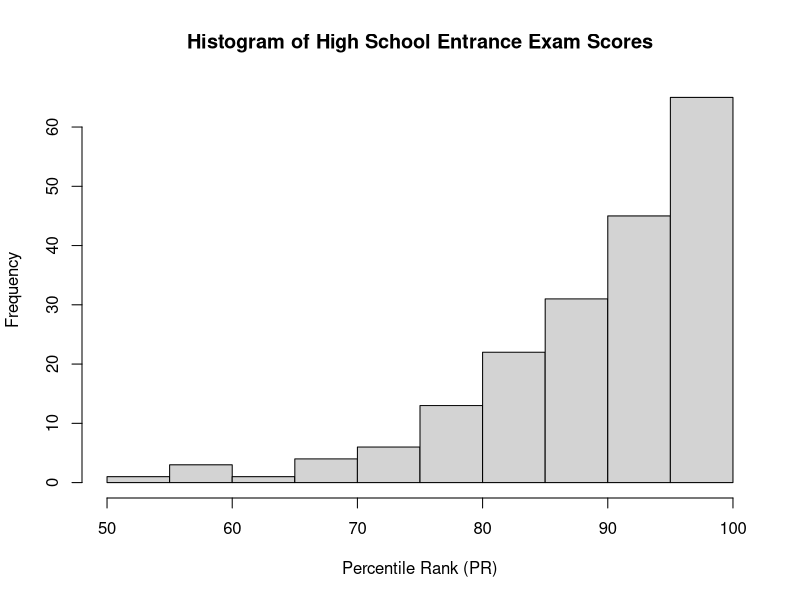
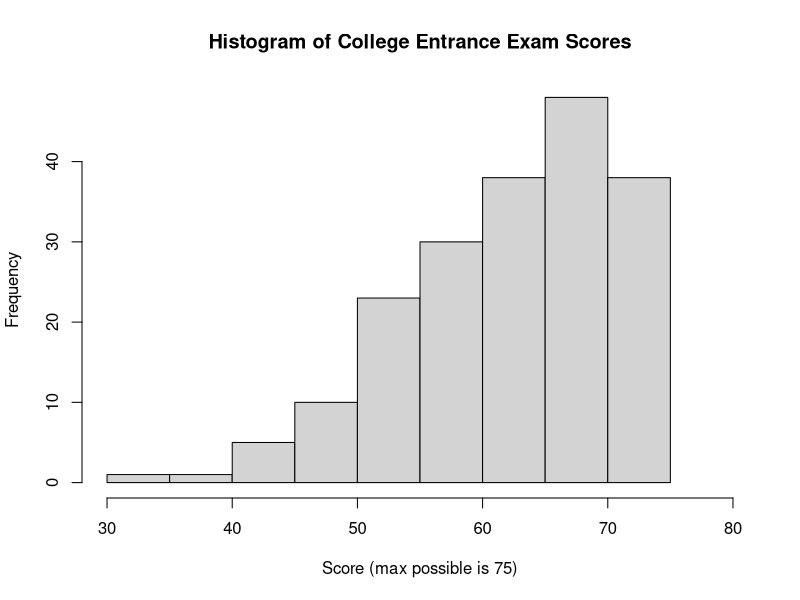
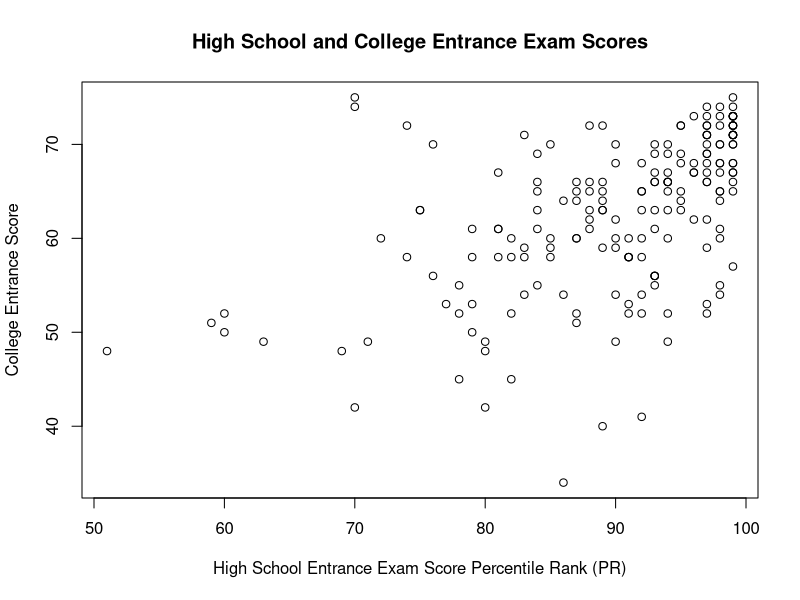
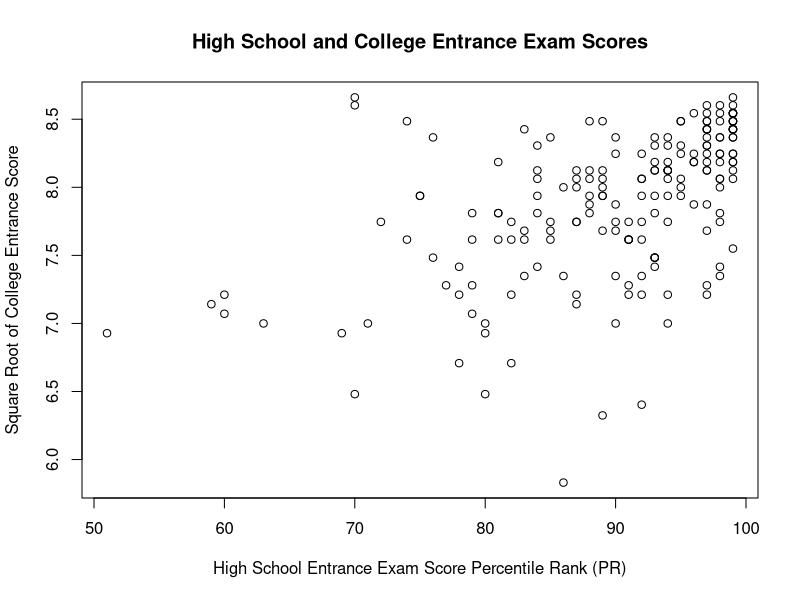
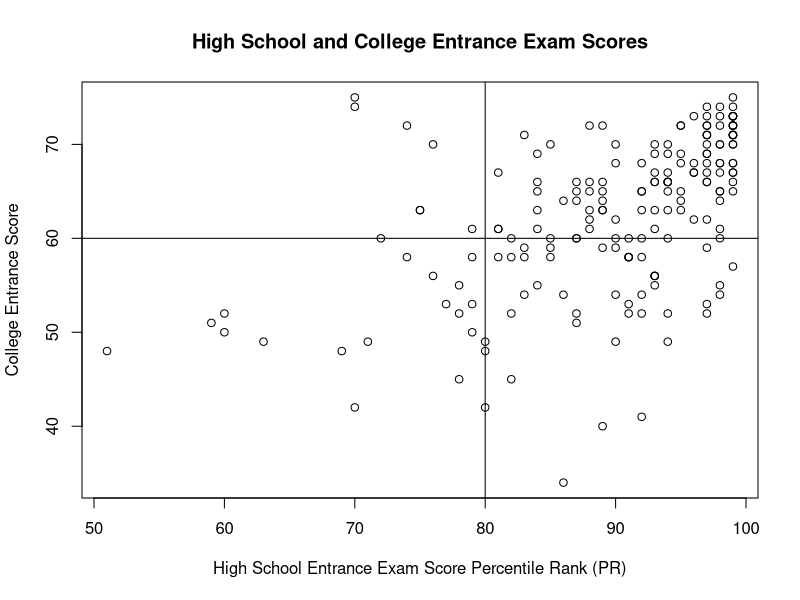
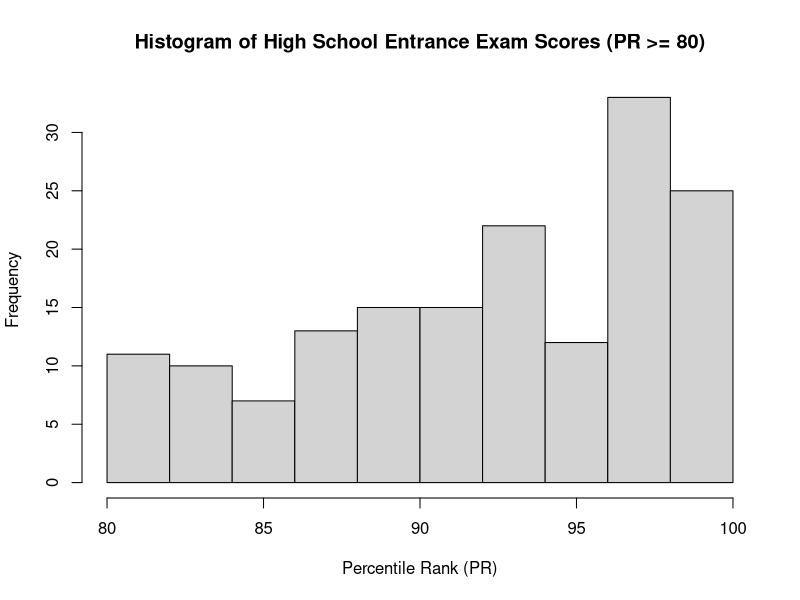

Write the R code that produced these figures, in order.
## ---- chunk 1
knitr::opts_chunk$set(echo = TRUE)
## ---- chunk 2
data = read.csv("ptt_SENIORHIGH_data.csv")
names(data)[1] = "pttID"

data[1:10,]
## ---- chunk 3
# High school entrance exam scores: Remove missing values
uni_HS_score = data$HighSchool_PR[which(data$HighSchool_PR != -1)]

summary(uni_HS_score)

hist(uni_HS_score, main = "Histogram of High School Entrance Exam Scores",
     xlab="Percentile Rank (PR)")
## ---- chunk 4
# College entrance exam scores: Remove missing values
uni_college_score = data$College_Score[which(data$College_Score != -1)]

summary(uni_college_score)

hist(uni_college_score, main="Histogram of College Entrance Exam Scores",
     xlab="Score (max possible is 75)",xlim=c(30,80))
## ---- chunk 5
missing_rows = which(data$HighSchool_PR == "-1" | data$College_Score == "-1")
# Indices: 6  19  71  85  88  96 132 183 195 => nine in total

# Remove missing data
data_corr = data[-missing_rows,]

plot(data_corr$HighSchool_PR, data_corr$College_Score,
     main = "High School and College Entrance Exam Scores",
     xlab="High School Entrance Exam Score Percentile Rank (PR)",
     ylab="College Entrance Score")
## ---- chunk 6
cor(data_corr$HighSchool_PR, data_corr$College_Score)
## ---- chunk 7
# data version: already removed missing data
# data_corr = data[-missing_rows,]

plot(data_corr$HighSchool_PR, sqrt(data_corr$College_Score),
     main = "High School and College Entrance Exam Scores",
     xlab="High School Entrance Exam Score Percentile Rank (PR)",
     ylab="Square Root of College Entrance Score")
## ---- chunk 8
cor(data_corr$HighSchool_PR, sqrt(data_corr$College_Score))
## ---- chunk 9
plot(data_corr$HighSchool_PR, data_corr$College_Score,
     main = "High School and College Entrance Exam Scores",
     xlab="High School Entrance Exam Score Percentile Rank (PR)",
     ylab="College Entrance Score")

abline(h=60,v=80)
## ---- chunk 10
data_corr$HS_80up = data_corr$HighSchool_PR >= 80
data_corr$CS_60up = data_corr$College_Score >=60

contingency = table(data_corr$HS_80up, data_corr$CS_60up,
                    dnn=c("HighSchool_80up","College_60up"))

contingency
## ---- chunk 11
prop.table(contingency)
## ---- chunk 12
round(prop.table(contingency),4)
## ---- chunk 13
nrow(data_corr) # number of all respondents without missing data
## ---- chunk 14
# High school entrance exam scores: Remove missing values
# uni_HS_score = data$HighSchool_PR[which(data$HighSchool_PR != -1)]
length(uni_HS_score)

## ---- chunk 15
# Consider only the records with both valid HighSchool_PR and College_Score
length(data_corr$HighSchool_PR)
## ---- chunk 16
# College entrance exam scores: Remove missing values
# uni_college_score = data$College_Score[which(data$College_Score != -1)]
length(uni_college_score)
## ---- chunk 17
# Consider only the records with both valid HighSchool_PR and College_Score
length(data_corr$College_Score)
## ---- chunk 18
HS_PR_seg = data_corr$HighSchool_PR[which(data_corr$HS_80up == TRUE)]
table(HS_PR_seg)
## ---- chunk 19
hist(HS_PR_seg, xlab="Percentile Rank (PR)",
     main="Histogram of High School Entrance Exam Scores (PR >= 80)")
## ---- chunk 20
HS80to89 = length(which(HS_PR_seg >= 80 & HS_PR_seg <= 89))
HS90to94 = length(which(HS_PR_seg >= 90 & HS_PR_seg <= 94))
HS95to99 = length(which(HS_PR_seg >= 95 & HS_PR_seg <= 99))
## ---- chunk 21
print(paste("HighSchool_PR 80-89:",HS80to89))
print(paste("HighSchool_PR 90-94:",HS90to94))
print(paste("HighSchool_PR 95-99:",HS95to99))
## ---- chunk 22
CS_Score_seg = data_corr$College_Score[which(data_corr$CS_60up == TRUE)]
table(CS_Score_seg)
